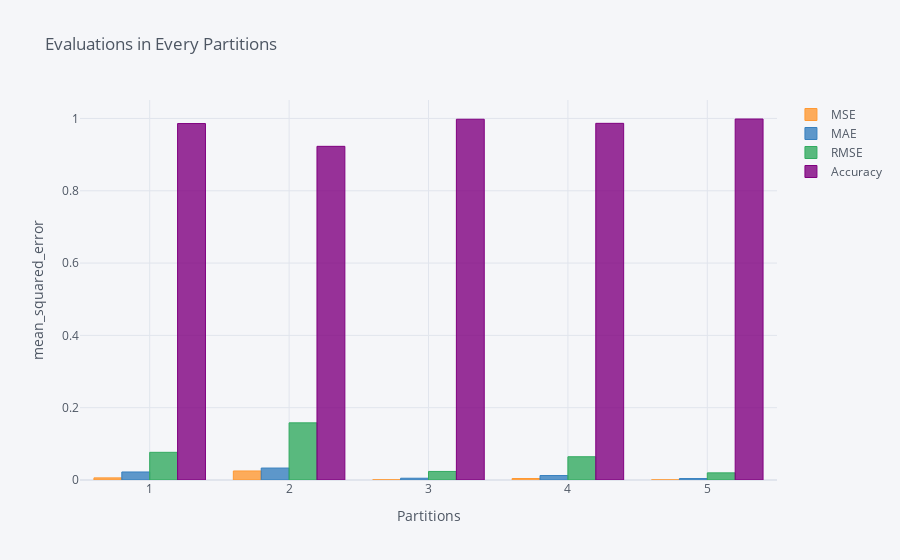

The code cell stored with this chart in its notebook:
### Code cell
dff.iplot(kind='bar',x='Partition',y='MSE',title='Evaluations in Every Partitions: Pass 1',xTitle='Partitions',yTitle='mean_squared_error', categories="Partition")

### Figure 1 — Plotly figure (JSON) as saved in the notebook; plotly's stock layout.template omitted (floating-point values rounded to 4 significant figures)
{"data": [{"marker": {"color": "rgba(255, 153, 51, 0.8)", "line": {"color": "rgba(255, 153, 51, 1.0)", "width": 1}}, "name": "MSE", "orientation": "v", "text": "", "type": "bar", "x": [1, 2, 3, 4, 5], "y": [0.005862, 0.02498, 0.0005605, 0.00414, 0.0003906]}, {"marker": {"color": "rgba(55, 128, 191, 0.8)", "line": {"color": "rgba(55, 128, 191, 1.0)", "width": 1}}, "name": "MAE", "orientation": "v", "text": "", "type": "bar", "x": [1, 2, 3, 4, 5], "y": [0.02221, 0.03302, 0.004884, 0.01233, 0.004]}, {"marker": {"color": "rgba(50, 171, 96, 0.8)", "line": {"color": "rgba(50, 171, 96, 1.0)", "width": 1}}, "name": "RMSE", "orientation": "v", "text": "", "type": "bar", "x": [1, 2, 3, 4, 5], "y": [0.07656, 0.1581, 0.02367, 0.06434, 0.01976]}, {"marker": {"color": "rgba(128, 0, 128, 0.8)", "line": {"color": "rgba(128, 0, 128, 1.0)", "width": 1}}, "name": "Accuracy", "orientation": "v", "text": "", "type": "bar", "x": [1, 2, 3, 4, 5], "y": [0.9859, 0.9229, 0.9978, 0.9865, 0.9985]}], "layout": {"legend": {"bgcolor": "#F5F6F9", "font": {"color": "#4D5663"}}, "paper_bgcolor": "#F5F6F9", "plot_bgcolor": "#F5F6F9", "title": {"font": {"color": "#4D5663"}, "text": "Evaluations in Every Partitions"}, "xaxis": {"gridcolor": "#E1E5ED", "showgrid": true, "tickfont": {"color": "#4D5663"}, "title": {"font": {"color": "#4D5663"}, "text": "Partitions"}, "zerolinecolor": "#E1E5ED"}, "yaxis": {"gridcolor": "#E1E5ED", "showgrid": true, "tickfont": {"color": "#4D5663"}, "title": {"font": {"color": "#4D5663"}, "text": "mean_squared_error"}, "zerolinecolor": "#E1E5ED"}}}
